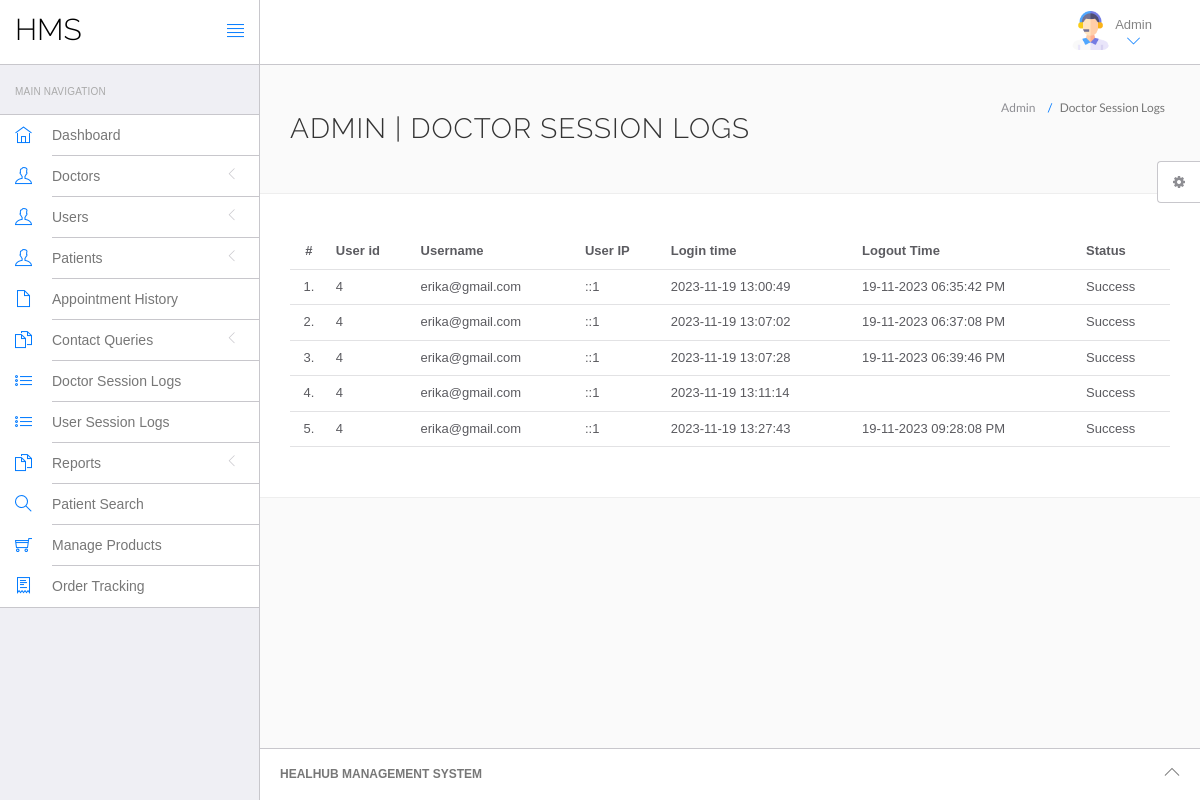
/hms/admin/doctor-logs.php (signed in), run on the app's committed database.
### tables this page shows
CREATE TABLE `doctorslog` (
  `id` int(11) NOT NULL,
  `uid` int(11) DEFAULT NULL,
  `username` varchar(255) DEFAULT NULL,
  `userip` binary(16) DEFAULT NULL,
  `loginTime` timestamp NULL DEFAULT current_timestamp(),
  `logout` varchar(255) DEFAULT NULL,
  `status` int(11) DEFAULT NULL
);

### hms/admin/doctor-logs.php (the view, shortened to what this page needs)
<?php
include('include/config.php');
if(strlen($_SESSION['id']==0)) {
 header('location:logout.php');
  } else{
?>
<!DOCTYPE html>
<html lang="en">
<head>
	<link rel="stylesheet" href="vendor/bootstrap/css/bootstrap.min.css">
	<link rel="stylesheet" href="vendor/fontawesome/css/font-awesome.min.css">
	<link rel="stylesheet" href="vendor/themify-icons/themify-icons.min.css">
	<link href="vendor/animate.css/animate.min.css" rel="stylesheet" media="screen">
	<link href="vendor/perfect-scrollbar/perfect-scrollbar.min.css" rel="stylesheet" media="screen">
	<link href="vendor/switchery/switchery.min.css" rel="stylesheet" media="screen">
	<link href="vendor/bootstrap-touchspin/jquery.bootstrap-touchspin.min.css" rel="stylesheet" media="screen">
	<link href="vendor/select2/select2.min.css" rel="stylesheet" media="screen">
	<link href="vendor/bootstrap-datepicker/bootstrap-datepicker3.standalone.min.css" rel="stylesheet" media="screen">
	<link href="vendor/bootstrap-timepicker/bootstrap-timepicker.min.css" rel="stylesheet" media="screen">
	<link rel="stylesheet" href="assets/css/styles.css">
	<link rel="stylesheet" href="assets/css/plugins.css">
	<link rel="stylesheet" href="assets/css/themes/theme-1.css" id="skin_color" />
</head>
<body>
	<div id="app">
		<?php include('include/sidebar.php');?>
		<div class="app-content">
			<?php include('include/header.php');?>
			<div class="main-content">
				<div class="wrap-content container" id="container">
					<section id="page-title">
						<div class="row">
							<div class="col-sm-8">
								<h1 class="mainTitle">Admin | Doctor Session Logs</h1>
							</div>
							<ol class="breadcrumb">
								<li>
									<span>Admin </span>
								</li>
								<li class="active">
									<span>Doctor Session Logs</span>
								</li>
							</ol>
						</div>
					</section>
					<div class="container-fluid container-fullw bg-white">
						<div class="row">
							<div class="col-md-12">
								<table class="table table-hover" id="sample-table-1">
									<thead>
										<tr>
											<th class="center">#</th>
											<th class="hidden-xs">User id</th>
											<th>Username</th>
											<th>User IP</th>
											<th>Login time</th>
											<th>Logout Time </th>
											<th> Status </th>
										</tr>
									</thead>
									<tbody>
										<?php
$sql=mysqli_query($con,"select * from doctorslog ");
$cnt=1;
while($row=mysqli_fetch_array($sql))
{
?>
										<tr>
											<td class="center"><?php echo $cnt;?>.</td>
											<td class="hidden-xs"><?php echo $row['uid'];?></td>
											<td class="hidden-xs"><?php echo $row['username'];?></td>
											<td><?php echo $row['userip'];?></td>
											<td><?php echo $row['loginTime'];?></td>
											<td><?php echo $row['logout'];?>
											</td>
											<td>
												<?php if($row['status']==1)
{
	echo "Success";
}
else
{
	echo "Failed";
}?>
											</td>
										</tr>
										<?php
$cnt=$cnt+1;
											 }?>
									</tbody>
								</table>
							</div>
						</div>
					</div>
				</div>
			</div>
		</div>
		<?php include('include/footer.php');?>
		<?php include('include/setting.php');?>
	</div>
</body>
</html>
<?php } ?>

### hms/admin/assets/css/themes/theme-1.css (style rules this page uses)
body { background: #FAFAFA; }

### data on the page
doctorslog: uid "4", username "erika@gmail.com", userip "::1", loginTime "2023-11-19 13:00:49", logout "19-11-2023 06:35:42 PM", status "Success"
doctorslog: uid "4", username "erika@gmail.com", userip "::1", loginTime "2023-11-19 13:07:02", logout "19-11-2023 06:37:08 PM", status "Success"
doctorslog: uid "4", username "erika@gmail.com", userip "::1", loginTime "2023-11-19 13:07:28", logout "19-11-2023 06:39:46 PM", status "Success"
doctorslog: uid "4", username "erika@gmail.com", userip "::1", loginTime "2023-11-19 13:11:14", status "Success"
doctorslog: uid "4", username "erika@gmail.com", userip "::1", loginTime "2023-11-19 13:27:43", logout "19-11-2023 09:28:08 PM", status "Success"
